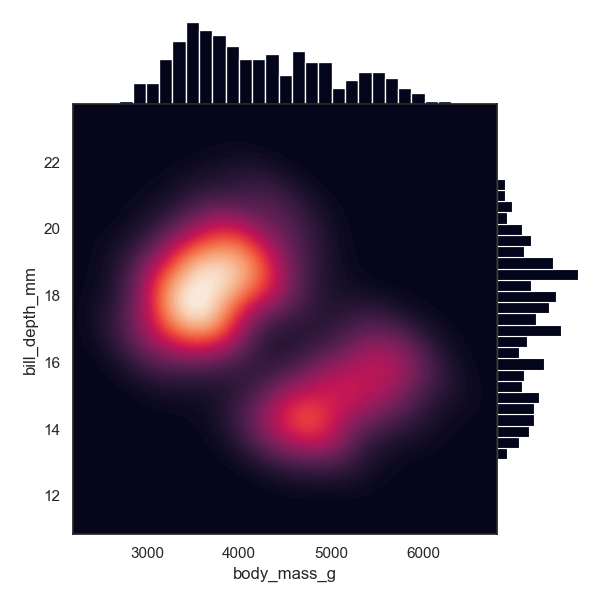

Source code (Python):
# 引入所需库
import seaborn as sns
import matplotlib.pyplot as plt

# 设置图大小
f, ax = plt.subplots(figsize=(7, 6))
# 设置为白色主题
sns.set_theme(style="white")

# 加载示例数据集
df = sns.load_dataset("penguins")
# 绘制联合直方图
g = sns.JointGrid(data=df, x="body_mass_g", y="bill_depth_mm", space=0)
# 绘制联合密度估计
g.plot_joint(sns.kdeplot,
             fill=True, clip=((2200, 6800), (10, 25)),
             thresh=0, levels=100, cmap="rocket")
# 绘制边际直方图
g.plot_marginals(sns.histplot, color="#03051A", alpha=1, bins=25)
plt.show()
